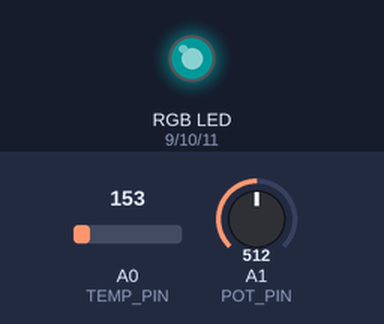
Bench run of a sketch on a simulated Arduino Uno, built with avr-gcc and run on an emulated ATmega328P. Shown: an RGB LED mixed from three pins (HIGH = lit). The inputs (shaded band) are chosen by the test bench; at power-on: A1 (POT_PIN) = 512, A0 (TEMP_PIN) = 153. Dim RGB values are drawn brighter than linear; what the sketch prints to the serial monitor is not drawn.

Above: at 4.2 s.
5.3 s: A1 (POT_PIN) set to 585
8.3 s: A1 (POT_PIN) set to 597
At 10.2 s:
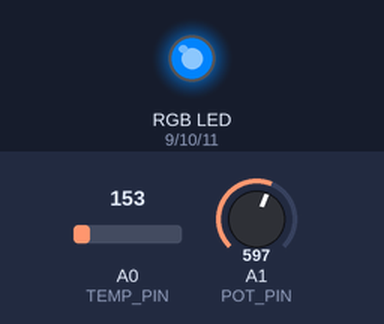
10.5 s: A1 (POT_PIN) set to 716
At 13.2 s:
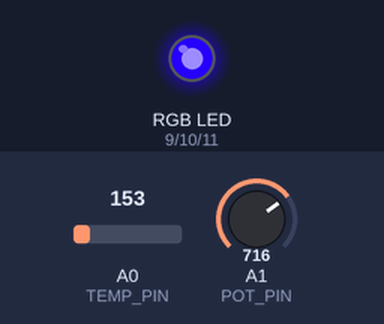
13.5 s: A1 (POT_PIN) set to 717
At 14.6 s:
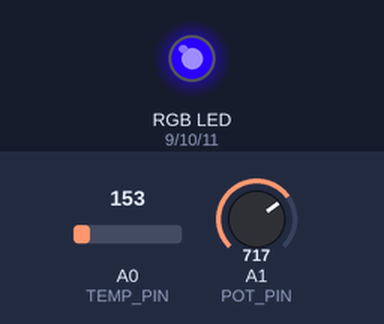
15.2 s: A1 (POT_PIN) set to 1010
At 17.7 s:
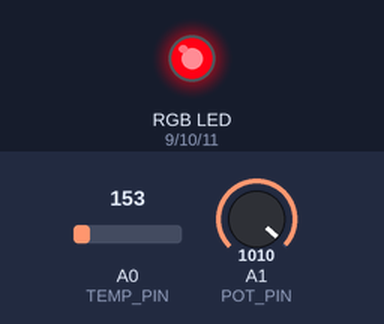
18.2 s: A1 (POT_PIN) set to 1003
Timing chart, 0 to 38.6 s (numbered marks = the images above; inputs shaded):
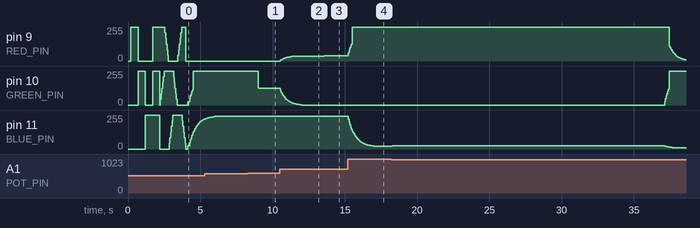

Measured:
- the behaviour switches between 596 and 597 on A1 (POT_PIN) (found by bisection; images 0 and 1)
- after the input at 8.3 s, pin 10 (GREEN_PIN): 255/255 → 127/255 after 0.71 s
- after the input at 10.5 s, pin 9 (RED_PIN): moves from 0/255 to 37/255 over 0.99 s, starting at once; pin 10 (GREEN_PIN): moves from 127/255 to 0/255 over 1.5 s, starting at once
- after the input at 13.5 s, pin 9 (RED_PIN): 37/255 → 41/255 after 0.06 s
- after the input at 15.2 s, pin 9 (RED_PIN): 41/255 → 255/255 after 0.05 s; pin 11 (BLUE_PIN): moves from 245/255 to 21/255 over 1.8 s, starting after 0.05 s

The sketch:

mood_ring_light.ino
```cpp
/*
  Project 13: Mood Ring Light
  An RGB LED that changes color based on temperature (like mood rings)

  This project reinforces:
  - Analog input (temperature sensor) - from Program 5
  - PWM output (RGB LED) - from Program 3
  - Analog input (potentiometer) - from Program 4
  - Value mapping and scaling - from multiple programs
  - Color theory and RGB mixing

  🌈 MISSION PREVIEW: "Color Scientist"
  Master the science of color mixing and create dynamic lighting systems!

  Hardware Required:
  - Arduino board
  - RGB LED (common cathode)
  - Temperature sensor (LM35 or TMP36)
  - Potentiometer (for manual color control)
  - 3x 220Ω resistors (for RGB LED)
  - 1x 10KΩ resistor (for potentiometer)
  - Breadboard and jumper wires
*/

// Pin definitions
const int TEMP_PIN = A0;        // Temperature sensor
const int POT_PIN = A1;         // Potentiometer for manual mode
const int RED_PIN = 9;          // RGB LED red pin (PWM)
const int GREEN_PIN = 10;       // RGB LED green pin (PWM)
const int BLUE_PIN = 11;        // RGB LED blue pin (PWM)

// Color and temperature variables
int redValue = 0;               // Red component (0-255)
int greenValue = 0;             // Green component (0-255)
int blueValue = 0;              // Blue component (0-255)
float temperature = 0.0;        // Current temperature
int potValue = 0;               // Potentiometer value
int brightness = 255;           // Overall brightness control

// Mode control
bool autoMode = true;           // Auto mode (temperature) vs manual mode (potentiometer)
unsigned long lastModeCheck = 0;
const unsigned long MODE_CHECK_INTERVAL = 1000;

// Temperature ranges for mood colors (reinforces ranges and mapping)
const float TEMP_COLD = 15.0;    // Cold temperature (°C)
const float TEMP_COOL = 20.0;    // Cool temperature
const float TEMP_WARM = 25.0;    // Warm temperature
const float TEMP_HOT = 30.0;     // Hot temperature

// Smoothing variables (reinforces averaging from Program 5)
const int NUM_READINGS = 10;
float tempReadings[NUM_READINGS];
int readIndex = 0;
float tempTotal = 0;
float tempAverage = 0;

// Color transition variables (reinforces smooth animations)
int targetRed = 0, targetGreen = 0, targetBlue = 0;
const float TRANSITION_SPEED = 0.1;  // How fast colors change (0-1)

void setup() {
  // Initialize pins (reinforces pinMode from Programs 1, 3, 4)
  pinMode(RED_PIN, OUTPUT);
  pinMode(GREEN_PIN, OUTPUT);
  pinMode(BLUE_PIN, OUTPUT);

  // Initialize serial communication (reinforces serial from all programs)
  Serial.begin(9600);
  Serial.println("🌈 MOOD RING LIGHT STARTED!");
  Serial.println("🌈 COLOR SCIENTIST MODE - Master the science of color mixing!");
  Serial.println("Temperature-based color changing system");
  Serial.println("=========================================");

  // Initialize temperature readings array (reinforces arrays)
  for (int i = 0; i < NUM_READINGS; i++) {
    tempReadings[i] = 0;
  }

  // Startup color show (reinforces RGB control and loops)
  startupColorShow();

  Serial.println("🌡️ Auto mode: Colors change with temperature");
  Serial.println("🎨 Manual mode: Use potentiometer to control colors");
}

void loop() {
  // Read sensors (reinforces analog input from Programs 4 & 5)
  readTemperature();
  readPotentiometer();

  // Check for mode switching (reinforces user input logic)
  checkModeSwitch();

  // Update colors based on current mode
  if (autoMode) {
    updateColorsFromTemperature();
  } else {
    updateColorsFromPotentiometer();
  }

  // Apply smooth color transitions (reinforces smooth animations)
  smoothColorTransition();

  // Update RGB LED (reinforces PWM from Program 3)
  updateRGBLED();

  // Print status information
  printStatus();

  delay(50);  // Small delay for stability
}

// Function to read temperature with smoothing (reinforces analog input and averaging)
void readTemperature() {
  // Read raw sensor value
  int sensorValue = analogRead(TEMP_PIN);

  // Convert to voltage (reinforces math from Program 5)
  float voltage = sensorValue * (5.0 / 1023.0);

  // Convert to temperature (LM35: 10mV per °C, offset 500mV)
  float newTemp = (voltage - 0.5) * 100.0;

  // Apply smoothing (reinforces averaging from Program 5)
  tempTotal = tempTotal - tempReadings[readIndex];
  tempReadings[readIndex] = newTemp;
  tempTotal = tempTotal + tempReadings[readIndex];
  readIndex = (readIndex + 1) % NUM_READINGS;

  temperature = tempTotal / NUM_READINGS;
}

// Function to read potentiometer (reinforces analog input from Program 4)
void readPotentiometer() {
  potValue = analogRead(POT_PIN);
}

// Function to check for mode switching
void checkModeSwitch() {
  if (millis() - lastModeCheck > MODE_CHECK_INTERVAL) {
    // Check if potentiometer moved significantly (manual mode trigger)
    static int lastPotValue = 0;
    if (abs(potValue - lastPotValue) > 50) {
      autoMode = false;
      Serial.println("🎨 Switched to MANUAL mode (potentiometer control)");
    }

    // Auto-switch back to temperature mode after no pot movement
    static int potStableCount = 0;
    if (abs(potValue - lastPotValue) < 10) {
      potStableCount++;
      if (potStableCount > 20) {  // 20 seconds of no movement
        autoMode = true;
        potStableCount = 0;
        Serial.println("🌡️ Switched to AUTO mode (temperature control)");
      }
    } else {
      potStableCount = 0;
    }

    lastPotValue = potValue;
    lastModeCheck = millis();
  }
}

// Function to update colors based on temperature (reinforces mapping and color theory)
void updateColorsFromTemperature() {
  // Map temperature to color (reinforces mapping from Program 4)
  if (temperature < TEMP_COLD) {
    // Very cold = Deep blue
    targetRed = 0;
    targetGreen = 0;
    targetBlue = 255;
  }
  else if (temperature < TEMP_COOL) {
    // Cold = Blue to cyan transition
    float ratio = (temperature - TEMP_COLD) / (TEMP_COOL - TEMP_COLD);
    targetRed = 0;
    targetGreen = ratio * 255;
    targetBlue = 255;
  }
  else if (temperature < TEMP_WARM) {
    // Cool = Cyan to green transition
    float ratio = (temperature - TEMP_COOL) / (TEMP_WARM - TEMP_COOL);
    targetRed = 0;
    targetGreen = 255;
    targetBlue = 255 - (ratio * 255);
  }
  else if (temperature < TEMP_HOT) {
    // Warm = Green to yellow transition
    float ratio = (temperature - TEMP_WARM) / (TEMP_HOT - TEMP_WARM);
    targetRed = ratio * 255;
    targetGreen = 255;
    targetBlue = 0;
  }
  else {
    // Hot = Yellow to red transition
    float ratio = min(1.0, (temperature - TEMP_HOT) / 5.0);  // 5°C range for red
    targetRed = 255;
    targetGreen = 255 - (ratio * 255);
    targetBlue = 0;
  }
}

// Function to update colors based on potentiometer (reinforces color wheel theory)
void updateColorsFromPotentiometer() {
  // Map potentiometer to color wheel (reinforces mapping and color theory)
  float hue = map(potValue, 0, 1023, 0, 360);  // 0-360 degrees

  // Convert HSV to RGB (reinforces math and color theory)
  float s = 1.0;  // Full saturation
  float v = 1.0;  // Full brightness

  float c = v * s;
  float x = c * (1 - abs(fmod(hue / 60.0, 2) - 1));
  float m = v - c;

  float r, g, b;

  if (hue < 60) {
    r = c; g = x; b = 0;
  } else if (hue < 120) {
    r = x; g = c; b = 0;
  } else if (hue < 180) {
    r = 0; g = c; b = x;
  } else if (hue < 240) {
    r = 0; g = x; b = c;
  } else if (hue < 300) {
    r = x; g = 0; b = c;
  } else {
    r = c; g = 0; b = x;
  }

  targetRed = (r + m) * 255;
  targetGreen = (g + m) * 255;
  targetBlue = (b + m) * 255;
}

// Function for smooth color transitions (reinforces smooth animations)
void smoothColorTransition() {
  // Gradually move current colors toward target colors
  redValue += (targetRed - redValue) * TRANSITION_SPEED;
  greenValue += (targetGreen - greenValue) * TRANSITION_SPEED;
  blueValue += (targetBlue - blueValue) * TRANSITION_SPEED;

  // Ensure values stay within valid range
  redValue = constrain(redValue, 0, 255);
  greenValue = constrain(greenValue, 0, 255);
  blueValue = constrain(blueValue, 0, 255);
}

// Function to update RGB LED (reinforces PWM from Program 3)
void updateRGBLED() {
  // Apply brightness control (reinforces math operations)
  int finalRed = (redValue * brightness) / 255;
  int finalGreen = (greenValue * brightness) / 255;
  int finalBlue = (blueValue * brightness) / 255;

  // Write PWM values to LED pins (reinforces analogWrite from Program 3)
  analogWrite(RED_PIN, finalRed);
  analogWrite(GREEN_PIN, finalGreen);
  analogWrite(BLUE_PIN, finalBlue);
}

// Function to print status information
void printStatus() {
  static unsigned long lastPrint = 0;
  if (millis() - lastPrint > 1000) {  // Print every second
    Serial.print("🌡️ Temp: ");
    Serial.print(temperature, 1);
    Serial.print("°C | 🎨 Mode: ");
    Serial.print(autoMode ? "AUTO" : "MANUAL");
    Serial.print(" | 🌈 RGB: (");
    Serial.print(redValue);
    Serial.print(", ");
    Serial.print(greenValue);
    Serial.print(", ");
    Serial.print(blueValue);
    Serial.print(") | ");

    // Print color name
    printColorName();

    Serial.println();
    lastPrint = millis();
  }
}

// Function to print human-readable color name
void printColorName() {
  if (redValue > 200 && greenValue < 100 && blueValue < 100) {
    Serial.print("🔴 RED");
  } else if (redValue > 200 && greenValue > 200 && blueValue < 100) {
    Serial.print("🟡 YELLOW");
  } else if (redValue < 100 && greenValue > 200 && blueValue < 100) {
    Serial.print("🟢 GREEN");
  } else if (redValue < 100 && greenValue > 200 && blueValue > 200) {
    Serial.print("🔵 CYAN");
  } else if (redValue < 100 && greenValue < 100 && blueValue > 200) {
    Serial.print("🔵 BLUE");
  } else if (redValue > 200 && greenValue < 100 && blueValue > 200) {
    Serial.print("🟣 MAGENTA");
  } else if (redValue > 150 && greenValue > 150 && blueValue > 150) {
    Serial.print("⚪ WHITE");
  } else {
    Serial.print("🌈 MIXED");
  }
}

// Function for startup color show (reinforces RGB control and timing)
void startupColorShow() {
  Serial.println("🎭 Welcome to Mood Ring Light!");
  Serial.println("🌈 Color demonstration...");

  // Red
  analogWrite(RED_PIN, 255);
  analogWrite(GREEN_PIN, 0);
  analogWrite(BLUE_PIN, 0);
  Serial.println("🔴 Red");
  delay(500);

  // Green
  analogWrite(RED_PIN, 0);
  analogWrite(GREEN_PIN, 255);
  analogWrite(BLUE_PIN, 0);
  Serial.println("🟢 Green");
  delay(500);

  // Blue
  analogWrite(RED_PIN, 0);
  analogWrite(GREEN_PIN, 0);
  analogWrite(BLUE_PIN, 255);
  Serial.println("🔵 Blue");
  delay(500);

  // White
  analogWrite(RED_PIN, 255);
  analogWrite(GREEN_PIN, 255);
  analogWrite(BLUE_PIN, 255);
  Serial.println("⚪ White");
  delay(500);

  // Rainbow transition (reinforces smooth color changes)
  Serial.println("🌈 Rainbow transition...");
  for (int hue = 0; hue < 360; hue += 10) {
    float r, g, b;
    hsvToRgb(hue, 1.0, 1.0, &r, &g, &b);
    analogWrite(RED_PIN, r * 255);
    analogWrite(GREEN_PIN, g * 255);
    analogWrite(BLUE_PIN, b * 255);
    delay(50);
  }

  // Turn off
  analogWrite(RED_PIN, 0);
  analogWrite(GREEN_PIN, 0);
  analogWrite(BLUE_PIN, 0);

  Serial.println("🎨 Ready for mood detection!");
}

// Helper function to convert HSV to RGB (reinforces color theory and math)
void hsvToRgb(float h, float s, float v, float* r, float* g, float* b) {
  float c = v * s;
  float x = c * (1 - abs(fmod(h / 60.0, 2) - 1));
  float m = v - c;

  if (h < 60) {
    *r = c; *g = x; *b = 0;
  } else if (h < 120) {
    *r = x; *g = c; *b = 0;
  } else if (h < 180) {
    *r = 0; *g = c; *b = x;
  } else if (h < 240) {
    *r = 0; *g = x; *b = c;
  } else if (h < 300) {
    *r = x; *g = 0; *b = c;
  } else {
    *r = c; *g = 0; *b = x;
  }

  *r += m;
  *g += m;
  *b += m;
}

/*
  KEY CONCEPTS REINFORCED:

  From Program 3 (PWM LED Fade):
  - analogWrite() for controlling LED brightness
  - PWM principles for smooth control
  - Timing and animation concepts

  From Program 4 (Potentiometer Reading):
  - analogRead() for reading analog inputs
  - map() function for scaling values
  - Real-time input processing

  From Program 5 (Temperature Sensor):
  - Temperature sensor reading and calibration
  - Data smoothing and averaging
  - Analog to digital conversion

  NEW COLOR THEORY CONCEPTS:
  - RGB color mixing (additive color)
  - HSV color space (hue, saturation, value)
  - Color temperature relationships
  - Smooth color transitions

  NEW PROGRAMMING CONCEPTS:
  - Multi-mode operation (auto/manual)
  - Color space conversions
  - Smooth interpolation
  - State-based switching
*/
```
